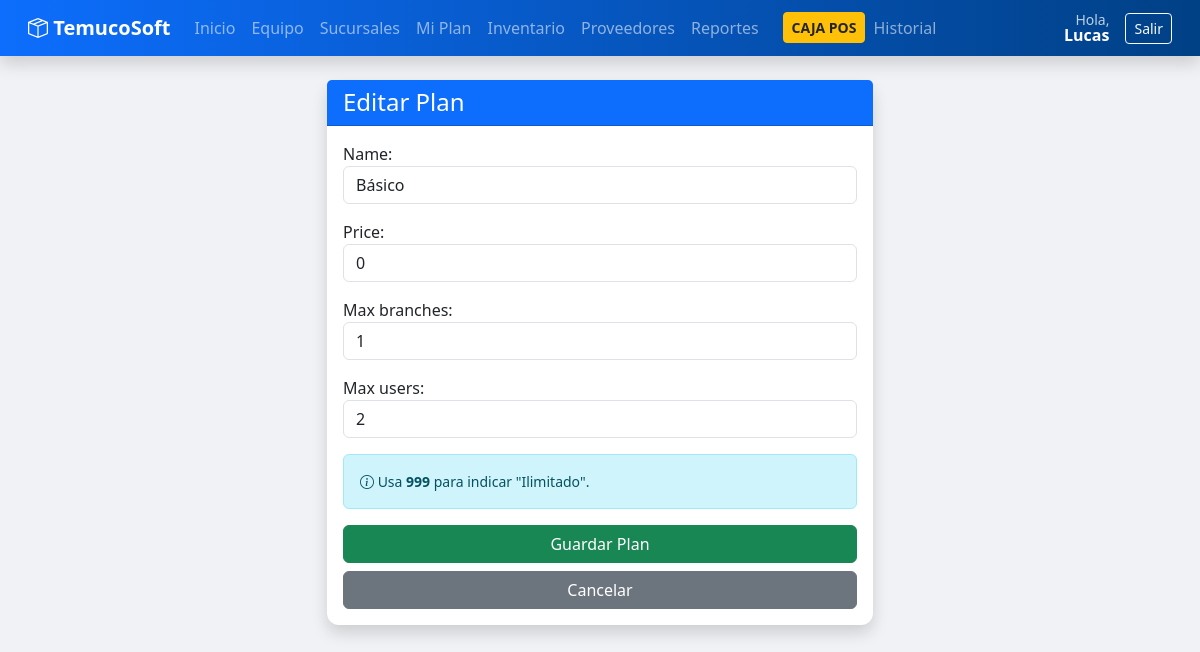
The page /super/plans/edit/1/ (signed in) on the database its author committed.
### api/models.py (models this page shows, shortened)
class User(AbstractUser):
    ROLES = (
        ('super_admin', 'Super Admin'),
        ('admin_cliente', 'Admin Cliente'),
        ('gerente', 'Gerente'),
        ('vendedor', 'Vendedor'),
        ('cliente_final', 'Cliente Ecommerce'),
    )
    username = None
    email = models.EmailField(unique=True)
    rut = models.CharField(max_length=12, blank=True, null=True, validators=[validar_rut_chileno]) # Validador
    role = models.CharField(max_length=20, choices=ROLES, default='cliente_final')
    company = models.ForeignKey(Company, on_delete=models.CASCADE, null=True, blank=True, related_name='users')
    USERNAME_FIELD = 'email'
    REQUIRED_FIELDS = []
    objects = UserManager()

class Plan(models.Model):
    name = models.CharField(max_length=50)
    max_branches = models.IntegerField(default=1, validators=[validar_positivo])
    max_users = models.IntegerField(default=5, validators=[validar_positivo])
    price = models.DecimalField(max_digits=10, decimal_places=0, validators=[validar_positivo])

### api/views.py (the view)
# urls.py: path('super/plans/edit/<int:pk>/', views.super_plan_edit, name='super_plan_edit'),
@login_required
def super_plan_edit(request, pk):
    p = get_object_or_404(Plan, pk=pk)
    if request.method == 'POST':
        form = PlanForm(request.POST, instance=p)
        if form.is_valid(): form.save(); return redirect('super_plans')
    else: form = PlanForm(instance=p)
    return render(request, 'superadmin/plan_form.html', {'form': form, 'title': 'Editar Plan'})

### api/forms.py
class PlanForm(forms.ModelForm):
    class Meta:
        model = Plan
        fields = ['name', 'price', 'max_branches', 'max_users']
        widgets = {'name': forms.TextInput(attrs={'class': 'form-control'}), 'price': forms.NumberInput(attrs={'class': 'form-control'}), 'max_branches': forms.NumberInput(attrs={'class': 'form-control'}), 'max_users': forms.NumberInput(attrs={'class': 'form-control'})}

### templates/superadmin/plan_form.html (shortened to what this page needs)
{% extends 'base.html' %}
{% block content %}
<div class="row justify-content-center">
    <div class="col-md-6">
        <div class="card shadow">
            <div class="card-header bg-primary text-white">
                <h4 class="mb-0">{{ title }}</h4>
            </div>
            <div class="card-body">
                <form method="post">
                    {{ form.as_p }}
                    <div class="alert alert-info small">
                        <i class="bi bi-info-circle"></i> Usa <strong>999</strong> para indicar "Ilimitado".
                    </div>
                    <div class="d-grid gap-2">
                        <button type="submit" class="btn btn-success">Guardar Plan</button>
                        <a href="{% url 'super_plans' %}" class="btn btn-secondary">Cancelar</a>
                    </div>
                </form>
            </div>
        </div>
    </div>
</div>
{% endblock %}

### templates/base.html (shortened to what this page needs)
<!DOCTYPE html>
<html lang="es">
<head>
    <link href="https://cdn.jsdelivr.net/npm/bootstrap@5.3.0/dist/css/bootstrap.min.css" rel="stylesheet">
    <link rel="stylesheet" href="https://cdn.jsdelivr.net/npm/bootstrap-icons@1.10.5/font/bootstrap-icons.css">
</head>
<body>
    <nav class="navbar navbar-expand-lg navbar-dark mb-4 px-3 shadow">
        <div class="container-fluid">
            <a class="navbar-brand fw-bold" href="{% url 'dashboard' %}"><i class="bi bi-box-seam"></i> TemucoSoft</a>
            <div class="collapse navbar-collapse" id="navbarNav">
                {% if user.is_authenticated %}
                <ul class="navbar-nav me-auto">
                    <li class="nav-item"><a class="nav-link" href="{% url 'dashboard' %}">Inicio</a></li>
                    {% if user.role == 'admin_cliente' %}
                        <li class="nav-item"><a class="nav-link" href="{% url 'team_list' %}">Equipo</a></li>
                        <li class="nav-item"><a class="nav-link" href="{% url 'branch_list' %}">Sucursales</a></li>
                        <li class="nav-item"><a class="nav-link" href="{% url 'subscription' %}">Mi Plan</a></li>
                    {% endif %}
                    {% if user.role == 'admin_cliente' or user.role == 'gerente' %}
                        <li class="nav-item"><a class="nav-link" href="{% url 'product_list' %}">Inventario</a></li>
                        <li class="nav-item"><a class="nav-link" href="{% url 'supplier_list' %}">Proveedores</a></li>
                        <li class="nav-item"><a class="nav-link" href="{% url 'reports' %}">Reportes</a></li>
                    {% endif %}
                    {% if user.role != 'super_admin' %}
                        <li class="nav-item ms-lg-3"><a class="btn btn-warning text-dark fw-bold btn-sm mt-1" href="{% url 'pos' %}">CAJA POS</a></li>
                        <li class="nav-item"><a class="nav-link" href="{% url 'sale_list' %}">Historial</a></li>
                    {% endif %}
                </ul>
                <div class="d-flex align-items-center text-white">
                    <div class="me-3 text-end lh-1">
                        <small class="d-block opacity-75">Hola,</small>
                        <span class="fw-bold">{{ user.first_name }}</span>
                    </div>
                    <form action="{% url 'logout' %}" method="post">
                        {% csrf_token %}<button type="submit" class="btn btn-outline-light btn-sm">Salir</button>
                    </form>
                </div>
                {% endif %}
            </div>
        </div>
    </nav>
    <div class="container pb-5">
        {% block content %}{% endblock %}
    </div>
</body>
</html>

### templates/base.html (style rules this page uses)
body { background-color: #f0f2f5; font-family: 'Segoe UI', sans-serif; }
.navbar { background: linear-gradient(90deg, #0d6efd 0%, #004085 100%); }
.card { border: none; border-radius: 12px; box-shadow: 0 4px 6px rgba(0,0,0,0.05); transition: transform 0.2s; }

### rows shown on the page
User: first_name "Lucas"
Plan: name "Básico", price "0", max_branches "1", max_users "2"

### other values the page prints
{{ title }} "Editar Plan"
